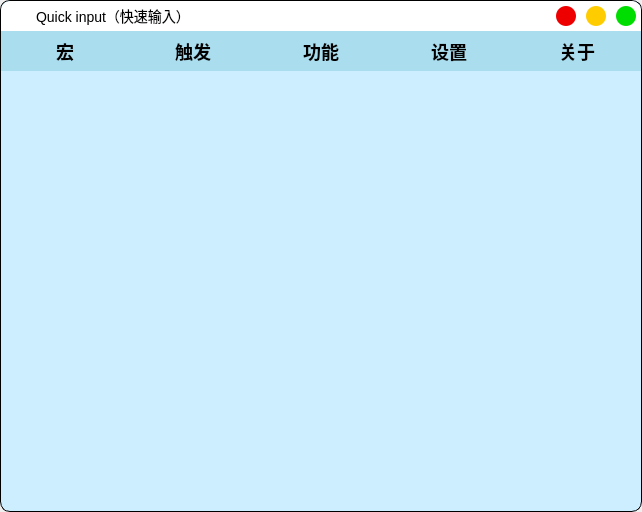
<?xml version="1.0" encoding="UTF-8"?>
<ui version="4.0">
 <class>MainUiClass</class>
 <widget class="QMainWindow" name="MainUiClass">
  <property name="windowModality">
   <enum>Qt::NonModal</enum>
  </property>
  <property name="geometry">
   <rect>
    <x>0</x>
    <y>0</y>
    <width>642</width>
    <height>512</height>
   </rect>
  </property>
  <property name="sizePolicy">
   <sizepolicy hsizetype="Fixed" vsizetype="Fixed">
    <horstretch>0</horstretch>
    <verstretch>0</verstretch>
   </sizepolicy>
  </property>
  <property name="minimumSize">
   <size>
    <width>642</width>
    <height>512</height>
   </size>
  </property>
  <property name="maximumSize">
   <size>
    <width>642</width>
    <height>512</height>
   </size>
  </property>
  <property name="cursor">
   <cursorShape>ArrowCursor</cursorShape>
  </property>
  <property name="mouseTracking">
   <bool>false</bool>
  </property>
  <property name="contextMenuPolicy">
   <enum>Qt::NoContextMenu</enum>
  </property>
  <property name="windowTitle">
   <string>Quick input（快速输入）</string>
  </property>
  <property name="windowIcon">
   <iconset resource="../.res/QuickInput.qrc">
    <normaloff>:/icon.png</normaloff>:/icon.png</iconset>
  </property>
  <property name="autoFillBackground">
   <bool>false</bool>
  </property>
  <property name="styleSheet">
   <string notr="true"/>
  </property>
  <property name="animated">
   <bool>true</bool>
  </property>
  <widget class="QWidget" name="client">
   <property name="styleSheet">
    <string notr="true">#client{background-color:#CEF;border:1px solid black;border-radius:10px;}</string>
   </property>
   <layout class="QVBoxLayout" name="clientBox">
    <property name="spacing">
     <number>0</number>
    </property>
    <property name="leftMargin">
     <number>1</number>
    </property>
    <property name="topMargin">
     <number>1</number>
    </property>
    <property name="rightMargin">
     <number>1</number>
    </property>
    <property name="bottomMargin">
     <number>1</number>
    </property>
    <item>
     <widget class="QWidget" name="title" native="true">
      <property name="minimumSize">
       <size>
        <width>0</width>
        <height>30</height>
       </size>
      </property>
      <property name="maximumSize">
       <size>
        <width>16777215</width>
        <height>30</height>
       </size>
      </property>
      <property name="styleSheet">
       <string notr="true">background-color:white;border-top-left-radius:10px;border-top-right-radius:10px;</string>
      </property>
      <layout class="QHBoxLayout" name="horizontalLayout">
       <property name="spacing">
        <number>10</number>
       </property>
       <property name="leftMargin">
        <number>5</number>
       </property>
       <property name="topMargin">
        <number>5</number>
       </property>
       <property name="rightMargin">
        <number>5</number>
       </property>
       <property name="bottomMargin">
        <number>5</number>
       </property>
       <item>
        <widget class="QLabel" name="lbIcon">
         <property name="sizePolicy">
          <sizepolicy hsizetype="Maximum" vsizetype="Maximum">
           <horstretch>0</horstretch>
           <verstretch>0</verstretch>
          </sizepolicy>
         </property>
         <property name="minimumSize">
          <size>
           <width>20</width>
           <height>20</height>
          </size>
         </property>
         <property name="mouseTracking">
          <bool>true</bool>
         </property>
         <property name="styleSheet">
          <string notr="true">background:none;border-image:url(:/icon.png);</string>
         </property>
         <property name="text">
          <string/>
         </property>
        </widget>
       </item>
       <item>
        <widget class="QLabel" name="lbTitle">
         <property name="maximumSize">
          <size>
           <width>16777215</width>
           <height>20</height>
          </size>
         </property>
         <property name="mouseTracking">
          <bool>true</bool>
         </property>
         <property name="styleSheet">
          <string notr="true">background:none;font-family:&quot;Microsoft YaHei&quot;;
font-size:14px;</string>
         </property>
         <property name="text">
          <string>Quick input（快速输入）</string>
         </property>
        </widget>
       </item>
       <item>
        <spacer name="titleSpacer">
         <property name="orientation">
          <enum>Qt::Horizontal</enum>
         </property>
         <property name="sizeHint" stdset="0">
          <size>
           <width>0</width>
           <height>0</height>
          </size>
         </property>
        </spacer>
       </item>
       <item>
        <widget class="QPushButton" name="bnClose">
         <property name="sizePolicy">
          <sizepolicy hsizetype="Maximum" vsizetype="Maximum">
           <horstretch>30</horstretch>
           <verstretch>20</verstretch>
          </sizepolicy>
         </property>
         <property name="minimumSize">
          <size>
           <width>20</width>
           <height>20</height>
          </size>
         </property>
         <property name="focusPolicy">
          <enum>Qt::ClickFocus</enum>
         </property>
         <property name="styleSheet">
          <string notr="true">QPushButton{background-color:#E00;width:20px;height:20px;border-radius:10px;}
QPushButton:hover{background-color:#C00;}</string>
         </property>
         <property name="text">
          <string/>
         </property>
        </widget>
       </item>
       <item>
        <widget class="QPushButton" name="bnHide">
         <property name="sizePolicy">
          <sizepolicy hsizetype="Maximum" vsizetype="Maximum">
           <horstretch>30</horstretch>
           <verstretch>20</verstretch>
          </sizepolicy>
         </property>
         <property name="minimumSize">
          <size>
           <width>20</width>
           <height>20</height>
          </size>
         </property>
         <property name="focusPolicy">
          <enum>Qt::ClickFocus</enum>
         </property>
         <property name="styleSheet">
          <string notr="true">QPushButton{background-color:#FC0;width:20px;height:20px;border-radius:10px;}
QPushButton:hover{background-color:#DA0;}</string>
         </property>
         <property name="text">
          <string/>
         </property>
        </widget>
       </item>
       <item>
        <widget class="QPushButton" name="bnMin">
         <property name="sizePolicy">
          <sizepolicy hsizetype="Maximum" vsizetype="Maximum">
           <horstretch>30</horstretch>
           <verstretch>20</verstretch>
          </sizepolicy>
         </property>
         <property name="minimumSize">
          <size>
           <width>20</width>
           <height>20</height>
          </size>
         </property>
         <property name="focusPolicy">
          <enum>Qt::ClickFocus</enum>
         </property>
         <property name="styleSheet">
          <string notr="true">QPushButton{background-color:#0D0;width:20px;height:20px;border-radius:10px;}
QPushButton:hover{background-color:#0B0}</string>
         </property>
         <property name="text">
          <string/>
         </property>
        </widget>
       </item>
      </layout>
     </widget>
    </item>
    <item>
     <widget class="QWidget" name="menuBox" native="true">
      <property name="minimumSize">
       <size>
        <width>0</width>
        <height>40</height>
       </size>
      </property>
      <property name="maximumSize">
       <size>
        <width>16777215</width>
        <height>40</height>
       </size>
      </property>
      <property name="styleSheet">
       <string notr="true">background-color:#CEF;</string>
      </property>
      <layout class="QHBoxLayout" name="menuBoxBox" stretch="0,0,0,0,0">
       <property name="spacing">
        <number>0</number>
       </property>
       <property name="sizeConstraint">
        <enum>QLayout::SetMaximumSize</enum>
       </property>
       <property name="leftMargin">
        <number>0</number>
       </property>
       <property name="topMargin">
        <number>0</number>
       </property>
       <property name="rightMargin">
        <number>0</number>
       </property>
       <property name="bottomMargin">
        <number>0</number>
       </property>
       <item>
        <widget class="QPushButton" name="bnScript">
         <property name="enabled">
          <bool>true</bool>
         </property>
         <property name="sizePolicy">
          <sizepolicy hsizetype="Preferred" vsizetype="Preferred">
           <horstretch>0</horstretch>
           <verstretch>0</verstretch>
          </sizepolicy>
         </property>
         <property name="font">
          <font>
           <family>Microsoft YaHei</family>
           <pointsize>-1</pointsize>
           <weight>75</weight>
           <bold>true</bold>
          </font>
         </property>
         <property name="cursor">
          <cursorShape>PointingHandCursor</cursorShape>
         </property>
         <property name="mouseTracking">
          <bool>true</bool>
         </property>
         <property name="focusPolicy">
          <enum>Qt::ClickFocus</enum>
         </property>
         <property name="styleSheet">
          <string notr="true">QPushButton{background-color: #ADE;border:none;font-family:&quot;Microsoft YaHei&quot;;font-size:18px;}
QPushButton:hover{background-color: #C0E2F2;}</string>
         </property>
         <property name="text">
          <string>宏</string>
         </property>
        </widget>
       </item>
       <item>
        <widget class="QPushButton" name="bnTrigger">
         <property name="sizePolicy">
          <sizepolicy hsizetype="Preferred" vsizetype="Preferred">
           <horstretch>0</horstretch>
           <verstretch>0</verstretch>
          </sizepolicy>
         </property>
         <property name="font">
          <font>
           <family>Microsoft YaHei</family>
           <pointsize>-1</pointsize>
           <weight>75</weight>
           <bold>true</bold>
          </font>
         </property>
         <property name="cursor">
          <cursorShape>PointingHandCursor</cursorShape>
         </property>
         <property name="focusPolicy">
          <enum>Qt::ClickFocus</enum>
         </property>
         <property name="styleSheet">
          <string notr="true">QPushButton{background-color: #ADE;border:none;font-family:&quot;Microsoft YaHei&quot;;font-size:18px;}
QPushButton:hover{background-color: #C0E2F2;}</string>
         </property>
         <property name="text">
          <string>触发</string>
         </property>
        </widget>
       </item>
       <item>
        <widget class="QPushButton" name="bnFunc">
         <property name="sizePolicy">
          <sizepolicy hsizetype="Preferred" vsizetype="Preferred">
           <horstretch>0</horstretch>
           <verstretch>0</verstretch>
          </sizepolicy>
         </property>
         <property name="font">
          <font>
           <family>Microsoft YaHei</family>
           <pointsize>-1</pointsize>
           <weight>75</weight>
           <bold>true</bold>
          </font>
         </property>
         <property name="cursor">
          <cursorShape>PointingHandCursor</cursorShape>
         </property>
         <property name="focusPolicy">
          <enum>Qt::ClickFocus</enum>
         </property>
         <property name="styleSheet">
          <string notr="true">QPushButton{background-color: #ADE;border:none;font-family:&quot;Microsoft YaHei&quot;;font-size:18px;}
QPushButton:hover{background-color: #C0E2F2;}</string>
         </property>
         <property name="text">
          <string>功能</string>
         </property>
        </widget>
       </item>
       <item>
        <widget class="QPushButton" name="bnSettings">
         <property name="sizePolicy">
          <sizepolicy hsizetype="Preferred" vsizetype="Preferred">
           <horstretch>0</horstretch>
           <verstretch>0</verstretch>
          </sizepolicy>
         </property>
         <property name="font">
          <font>
           <family>Microsoft YaHei</family>
           <pointsize>-1</pointsize>
           <weight>75</weight>
           <bold>true</bold>
          </font>
         </property>
         <property name="cursor">
          <cursorShape>PointingHandCursor</cursorShape>
         </property>
         <property name="focusPolicy">
          <enum>Qt::ClickFocus</enum>
         </property>
         <property name="styleSheet">
          <string notr="true">QPushButton{background-color: #ADE;border:none;font-family:&quot;Microsoft YaHei&quot;;font-size:18px;}
QPushButton:hover{background-color: #C0E2F2;}</string>
         </property>
         <property name="text">
          <string>设置</string>
         </property>
        </widget>
       </item>
       <item>
        <widget class="QPushButton" name="bnAbout">
         <property name="sizePolicy">
          <sizepolicy hsizetype="Preferred" vsizetype="Preferred">
           <horstretch>0</horstretch>
           <verstretch>0</verstretch>
          </sizepolicy>
         </property>
         <property name="font">
          <font>
           <family>Microsoft YaHei</family>
           <pointsize>-1</pointsize>
           <weight>75</weight>
           <bold>true</bold>
          </font>
         </property>
         <property name="cursor">
          <cursorShape>PointingHandCursor</cursorShape>
         </property>
         <property name="focusPolicy">
          <enum>Qt::ClickFocus</enum>
         </property>
         <property name="styleSheet">
          <string notr="true">QPushButton{background-color: #ADE;border:none;font-family:&quot;Microsoft YaHei&quot;;font-size:18px;}
QPushButton:hover{background-color: #C0E2F2;}</string>
         </property>
         <property name="text">
          <string>关于</string>
         </property>
        </widget>
       </item>
      </layout>
     </widget>
    </item>
    <item>
     <spacer name="verticalSpacer">
      <property name="orientation">
       <enum>Qt::Vertical</enum>
      </property>
      <property name="sizeHint" stdset="0">
       <size>
        <width>637</width>
        <height>466</height>
       </size>
      </property>
     </spacer>
    </item>
   </layout>
  </widget>
 </widget>
 <resources>
  <include location="../.res/QuickInput.qrc"/>
 </resources>
 <connections/>
</ui>
